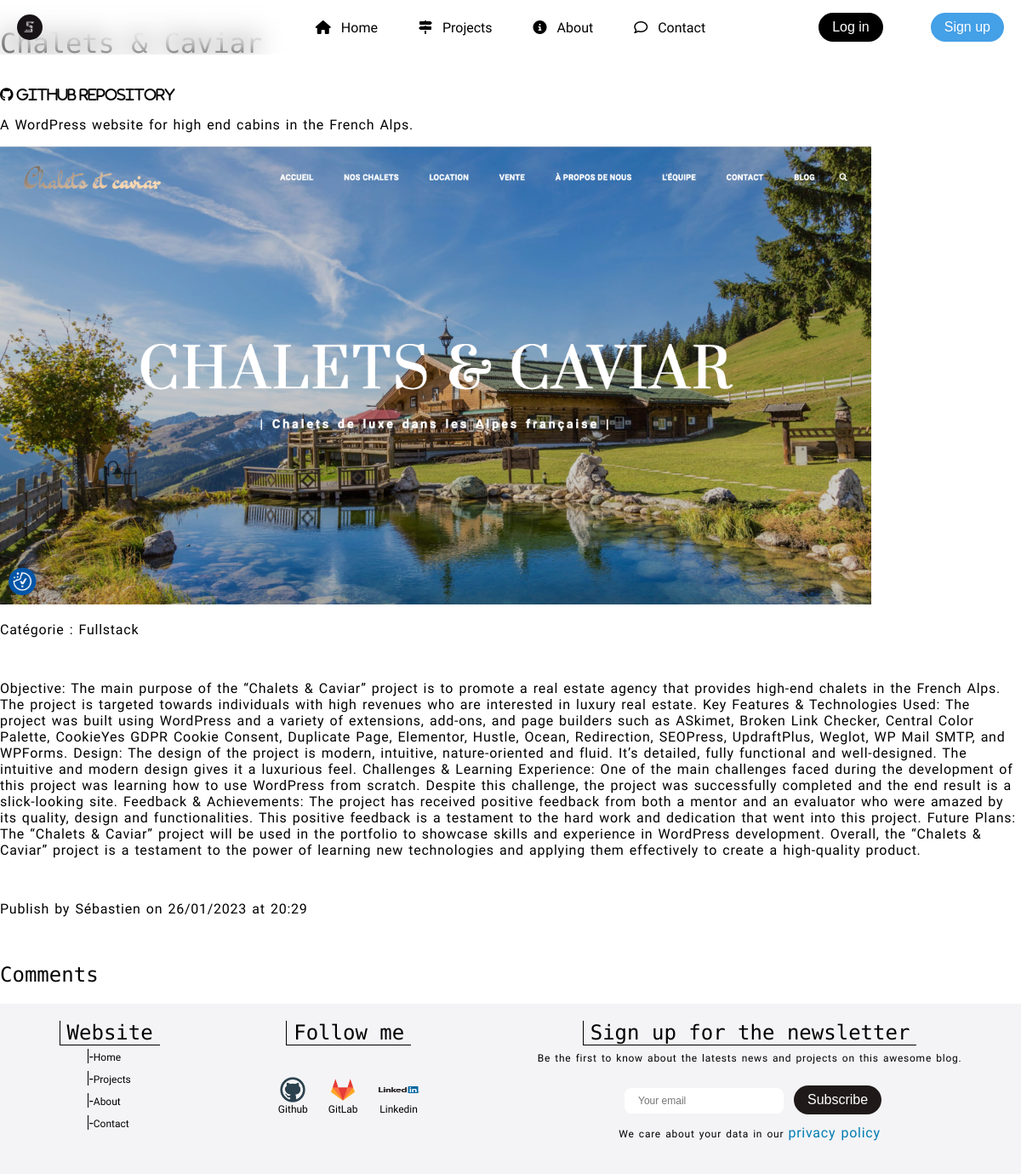
The app's page /index.php?page=post&action=getOne&option=view&id=16, older data.
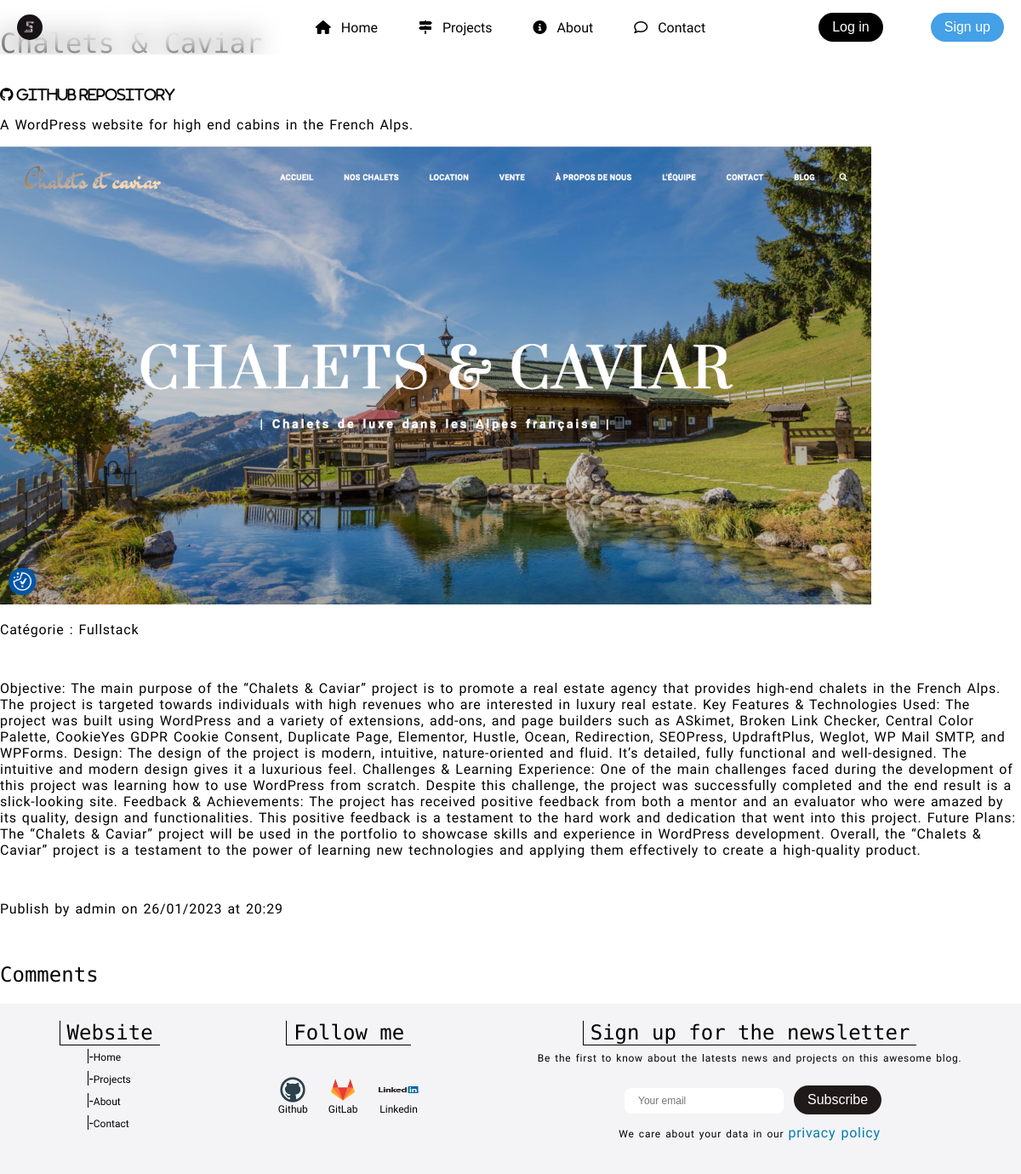
The same page, newer data.
### tables this page shows
CREATE TABLE `user` (
  `id` int(11) NOT NULL,
  `username` varchar(255) NOT NULL,
  `firstname` varchar(255) DEFAULT NULL,
  `lastname` varchar(255) DEFAULT NULL,
  `email` varchar(255) NOT NULL,
  `birthday` date DEFAULT NULL,
  `profile_picture` varchar(255) NOT NULL DEFAULT 'https://www.freeiconspng.com/uploads/no-image-icon-33.png',
  `created_at` datetime NOT NULL DEFAULT CURRENT_TIMESTAMP,
  `updated_at` varchar(255) DEFAULT NULL
);

### src/Controller/ControllerConstructor.php (called while the page is built, shortened)
<?php
require_once './src/Entity/post.php';
require_once './src/Entity/comment.php';
require_once './src/Entity/user.php';
class ControllerConstructor extends ModelConstructorController
{
	private $datas;
	private $title = 'I am Anørak - ';
	private $templatePath;
	private function setTitleAndTemplatePath($titleAppendix, $templatePathAppendix)
	{
		$this->title .= $titleAppendix;
		$this->templatePath = $templatePathAppendix;
	}
	public function buildControllerMethod($page, $action = null, $option = null, $id = null)
	{
		if (empty($this->datas)) {
			$this->datas = parent::buildModelMethod($page, $action, $option, $id);
		}
		$this->view = new View($this->templatePath, $this->title);
		$this->view->render(['title' => $this->title, 'page' => $page, 'datas' => $this->datas, 'filter' => $option]);
	}
}

### index.php (called while the page is built, shortened)
<?php
$router = new Router();
$router->routerRequest();

### src/Entity/post.php (called while the page is built, shortened)
<?php
require_once "./src/Repository/MainRepository.php";
class Post
{
	public function __construct(
		$id = null,
		$author_id = null,
		$author_username = null,
		$category = null,
		$picture = null,
		$title = null,
		$description = null,
		$content = null,
		$keywords = null,
		$siteLink = null,
		$githubLink = null,
		$created_at = null,
		$comments = null,
		$updated_at = null
	) {
		$this->author_username = $author_username;
		$this->title = $title;
		$this->created_at = $created_at;
	}
	public static function getOne(int $id)
	{
		$repo = new MainRepository("post");
		if ($repo->getOne($id) > 0) {
			$post = $repo->getOne($id);
			$author = User::getOne($post['author_id']);
			$post['created_at'] = Tools::formatDate($post['created_at']);
			if ($post['updated_at'] !== null) {
				$post['updated_at'] = Tools::formatDate($post['updated_at']);
			} else {
				$post['updated_at'] = null;
			};
			return new Post($post['id'], $author->id, $author->username, $post['category'], $post['picture'], $post['title'], $post['description'], $post['content'], $post['keywords'], $post['site_link'], $post['github_link'], $post['created_at'], $post['updated_at']);
		} else {
			throw new Exception("No article found for the id '$id'", 400);
		}
	}
}

### src/Repository/MainRepository.php (called while the page is built, shortened)
<?php
require_once __DIR__ . '../../Services/dbManager.php';
class MainRepository extends DbManager
{
	protected $table;
	protected $db;
	public function __construct($table = null, $id = null, $column = null, $columnValue = null, $sortingOrder = null, $data = null)
	{
		$this->table = $table;
		$this->db = $this->dbConnect();
	}
	public function getOne($id)
	{
		$this->id = $id;
		$query = $this->db->prepare("SELECT * FROM $this->table WHERE id = :id");
		$query->execute(['id' => $this->id]);
		$result = $query->fetch();
		return $result;
	}
}

### src/Services/dbManager.php (called while the page is built, shortened)
<?php
abstract class DbManager
{
	private static $db;
	protected function dbConnect()
	{
		if (self::$db === null) {
			self::$db = new PDO(
				'mysql:host=' . DB_HOST . ';dbname=' . DB_NAME . ';port=' . DB_PORT . ';charset=utf8',
				DB_USER,
				DB_PASSWORD,
				array(PDO::ATTR_ERRMODE => PDO::ERRMODE_EXCEPTION)
			);
		}
		return self::$db;
	}
}

### src/Controller/ModelConstructor.php (called while the page is built, shortened)
<?php
abstract class ModelConstructorController
{
	private $datas;
	private $pageToModel = [
		'blog' => 'Post',
		'post' => 'Post',
		'signup' => 'User',
		'login' => 'User',
		'userProfile' => 'User',
		'newsletter' => 'Newsletter',
	];
	private $actionToMethod = [
		'get' => 'getAll',
		'getOne' => 'getOne',
		'create' => 'create',
		'update' => 'update',
		'delete' => 'delete',
		'publish' => 'publish',
		'unpublish' => 'unpublish',
		'logIn' => 'logIn',
		'logOut' => 'logOut',
		'subscribe' => 'subscribe',
		'unsubscribe' => 'unsubscribe',
		'send' => 'send',
	];
	protected function buildModelMethod($page, $action = null, $option = null, $id = null)
	{
		$model = $this->getModel($page, $option);
		$method = $this->getMethod($action, $option);
		if ($model && $method) {
			if (($action === 'create' || $action === 'update' || $action === 'delete') && $option === 'comment') {
				$this->datas = Comment::$method($id);
			} else if ($action === 'publish' || $action === 'unpublish') {
				if ($option === 'comment') {
					$this->datas = Comment::$method($id);
				} else {
					$this->datas = $model::$method($id);
				}
			} else if ($action === 'logIn' || $action === 'logOut' && $option === 'userConnection') {
				$this->datas = UserConnection::$method();
			} else if ($page === 'userProfile' && ($action === 'getOne' || $action === 'update' || $action === 'delete') && $option === 'user') {
				$this->datas = User::$method($id);
				UserConnection::updateSession($id);
			} else if ($page === 'post' && $action === 'get' && $option === 'add') {
				$this->datas = $model::$method($id);
			} else {
				$this->datas = $model::$method($id);
				if ($page === 'post' && $action === 'getOne') {
					$this->datas->comments = Comment::getAll($id);
				}
			}
			return $this->datas;
		} else if (!$model) {
			if ($action === 'send') {
				$this->datas = Mailer::$method();
			}
		}
		return $this->datas = Post::getAll($option);
	}
	private function getModel($page, $option)
	{
		if (isset($this->pageToModel[$page])) {
			return $this->pageToModel[$page];
		}
		return null;
	}
	private function getMethod($action, $option)
	{
		if (isset($this->actionToMethod[$action])) {
			return $this->actionToMethod[$action];
		}
		return null;
	}
}

### src/Entity/user.php (called while the page is built, shortened)
<?php
require_once "./src/Repository/MainRepository.php";
class User
{
	public static function getOne($id)
	{
		$repo = new MainRepository("user");
		if ($repo->getOne($id) > 0) {
			$result = $repo->getOne($id);
			$user = new User(
				$result['id'],
				$result['username'],
				$result['firstname'],
				$result['lastname'],
				$result['email'],
				'',
				$result['birthday'],
				$result['profile_picture'],
				$result['created_at'],
				$result['updated_at']
			);
			return $user;
		} else {
			throw new Exception("No user found.");
			return false;
		}
	}
}

### templates/pages/post/postView.php (the view, shortened to what the changed rows need)
<section class="post__detail__container">
	<article>
		<h1 class="post__title"><?= $datas->title ?></h1>
		<br>
		<br>
		<br>
		<p class="post__dates">Publish by <span class="post__author"><?= $datas->author_username ?></span> on
			<?= $datas->created_at ?></p>
		<br>
	</article>
</section>
<?php require_once './templates/pages/comment/comment.php'; ?>

Row changes from the older to the newer data that the page shows:
changed user: username "Sébastien" → "admin"
